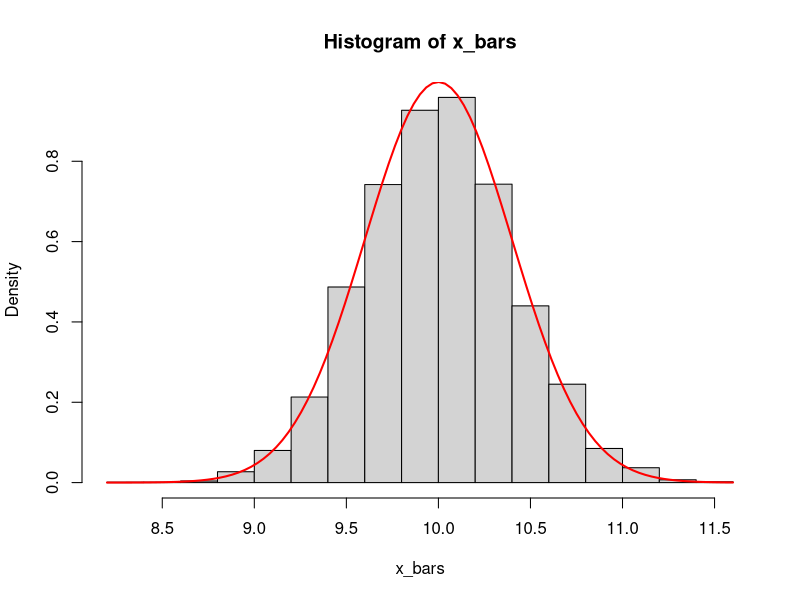
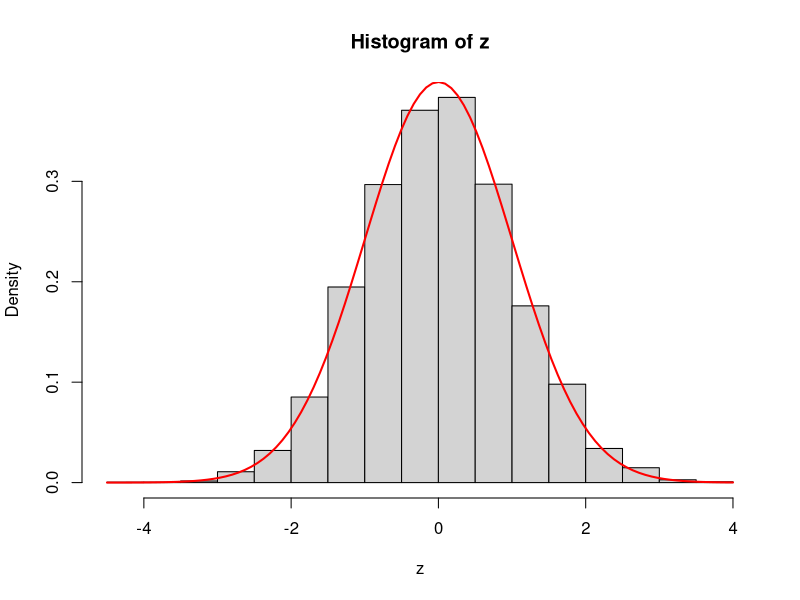

Recreate these plots in R, in order.
x_bars <- replicate(5000, mean(rnorm(25, mean = 10, sd = 2)))
windows()

hist(x_bars,prob=TRUE)
curve(dnorm(x, mean = 10, sd = (2/5)), 
      add = TRUE,         
      col = "red",         
      lwd = 2)             




z <- (x_bars - 10) / (2/5)

windows()


hist(z,prob = TRUE)


curve(dnorm(x, mean = 0, sd = 1), 
      add = TRUE,          
      col = "red",         
      lwd = 2)
